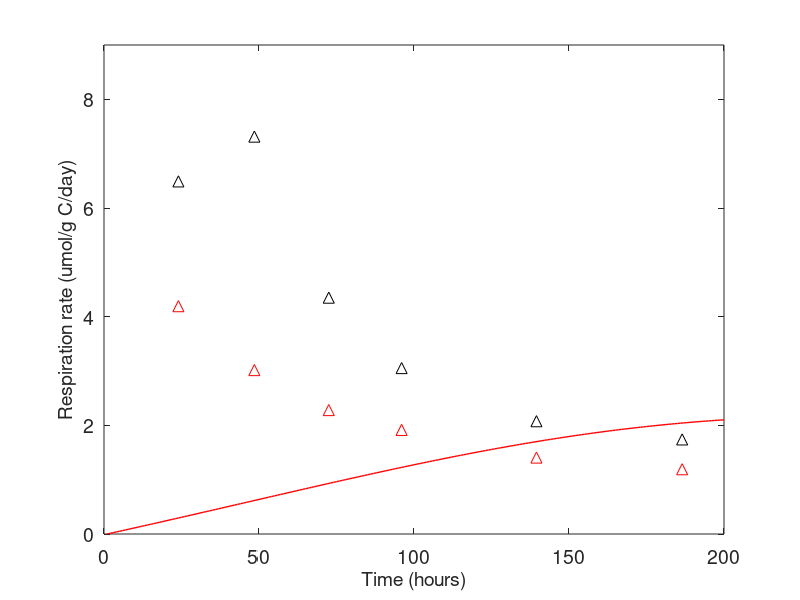

The MATLAB source for this figure:
clear;

%% Parameters
k_sub_aro=0.027/12/24;%Empirical factor of decomposition rate of Aromatic per day
k_sub_ali=0.004/12/24;%Empirical factor of decomposition rate of Aliphatic per day

f_s=0.1;%Portion for microbe growth
f_e=1-f_s;%Portion for microbe respiration
M_B=0.001/24;%Mortality rate of active biomass
M_BD=M_B/10;%Mortality rate of dormant biomass
Psi_sat=-0.02;%Soil water potential at saturation
b=4.9;%Exponent of the water retention curve
k_tran=1/60;%Transform between active and dormant, fast                 1/hour
Psi_AD=Psi_sat*0.55^(-b);%Water potential at 50% of the maximum rate k_AD
Psi_DA=Psi_AD;%Water potential at 50% of the maximum rate k_DA
k_U=2.5;%Number of soluble carbon needed for each microbes per day
n=1;%Empirical factor
k_CB_aro=15000;%Carbon usage at 50% of the maximum rate U
k_CB_ali=45000;
k_RsolC=0/24;%Empirical factor of respiration rate of soluble organic carbon

%% Inputs
%time_pause=14*24;
%s(1:time_pause)=0.00001;s(time_pause:time_pause+500)=0.7;%soil moisture
s(1:200)=0.33;
%s=0.1:0.01:0.9;

%litterFall_poly=0;%Polysaccharide input
litterFall_aro=0;%Aromatic input
%litterFall_amide=0;%Amide input
litterFall_ali=0;%Aliphatic input

totC(1:length(s)+1)=0.02*1518720/s(1);%total carbon                    gC/m3 water diluted
%20000 for upper, 14000 for middle, and 9000 for lower
sub_aro=1/4*totC*0.9;%substrate carbon fast              gC/m3 water diluted
sub_ali=3/4*totC*0.9;%substrate carbon slow              gC/m3 water diluted
sol_aro=1/4*totC*0.025;%soluble carbon fast           gC/m3 water diluted
sol_ali=3/4*totC*0.006;%soluble carbon slow            gC/m3 water diluted
C_B=totC*0;%starting active biomass, slow                    gC/m3 water diluted
C_BD=totC*0.1*s(1);%starting dormant biomass, slow                gC/m3 water

%% Calculations
D_aro=zeros(1,length(s));
D_ali=zeros(1,length(s));

U_aro=zeros(1,length(s));
U_ali=zeros(1,length(s));

R_sol_aro=zeros(1,length(s));
R_sol_ali=zeros(1,length(s));

T_resp=zeros(1,length(s));
Psi=zeros(1,length(s));
f_AD=zeros(1,length(s));
f_DA=zeros(1,length(s));
P_AD=zeros(1,length(s));
P_DA=zeros(1,length(s));

for i=1:length(s)
    Psi(i)=Psi_sat*s(i)^(-b);

    f_AD(i)=-Psi(i)/((-Psi(i))+(-Psi_AD));
    f_DA(i)=-Psi_DA/((-20*Psi(i))+(-Psi_DA));
    P_AD(i)=k_tran*f_AD(i)*C_B(i);
    P_DA(i)=k_tran*f_DA(i)*C_BD(i);
    
    D_aro(i)=k_sub_aro*sub_aro(i);
    D_ali(i)=k_sub_ali*sub_ali(i);
    
    if sol_aro(i)==0&&C_B(i)==0
        U_aro(i)=0;
    else
        U_aro(i)=k_U*C_B(i)*sol_aro(i)^n/(sol_aro(i)^n+k_CB_aro^n);
    end
    
    if sol_ali(i)==0&&C_B(i)==0
        U_ali(i)=0;
    else
        U_ali(i)=k_U*C_B(i)*sol_ali(i)^n/(sol_ali(i)^n+k_CB_ali^n);
    end
    
    R_sol_aro(i)=k_RsolC*sol_aro(i);
    R_sol_ali(i)=k_RsolC*sol_ali(i);
    sub_aro(i+1)=sub_aro(i)+litterFall_aro-D_aro(i);
    sub_ali(i+1)=sub_ali(i)+litterFall_ali-D_ali(i)+M_B*C_B(i)+M_BD*C_BD(i);
    sol_aro(i+1)=sol_aro(i)+D_aro(i)-U_aro(i)-R_sol_aro(i);
    sol_ali(i+1)=sol_ali(i)+D_ali(i)-U_ali(i)-R_sol_ali(i);
    C_B(i+1)=C_B(i)+f_s*(U_aro(i)+U_ali(i))+P_DA(i)-P_AD(i)-M_B*C_B(i);
    C_BD(i+1)=C_BD(i)+P_AD(i)-P_DA(i)-M_BD*C_BD(i);
    T_resp(i)=f_e*(U_aro(i)+U_ali(i))+R_sol_aro(i)+R_sol_ali(i);
end

%% Outputs
x_real=[24, 48.5,72.5, 96, 139.5, 186.5];
y_real1=[6.490 7.314 4.350 3.054 2.076 1.741];%gC/m3-soil/hour
y_real2=[4.193 3.017 2.281 1.916 1.407 1.192];%gC/m3-soil/hour
y_real3=[3.017 4.394 2.813 1.661 1.112 1.052];
y_real4=[2.301 1.919 1.507 1.052 0.790 0.743];
y_real5=[1.538 1.149 0.897 0.509 0.378 0.392];
y_real6=[1.726 0.919 0.633 0.342 0.224 0.234];
plot(x_real,y_real1,'k^','MarkerSize',8); hold on;
plot(x_real,y_real2,'r^','MarkerSize',8); hold on;
plot(1:length(s),T_resp*2.7/1.51872*s(1),'r-','LineWidth',1);
set(gca,'fontsize',14);
xlabel('Time (hours)','FontSize',14);
ylabel('Respiration rate (umol/g C/day)','FontSize',14);
ylim([0 9]);
%legend('Real data for upper soil 66%','model fitting line','Location','NorthEast');
%title({'Reactive model fitting';'for upper soil 33% soil moisture'},'FontSize',22,'FontWeight','bold');